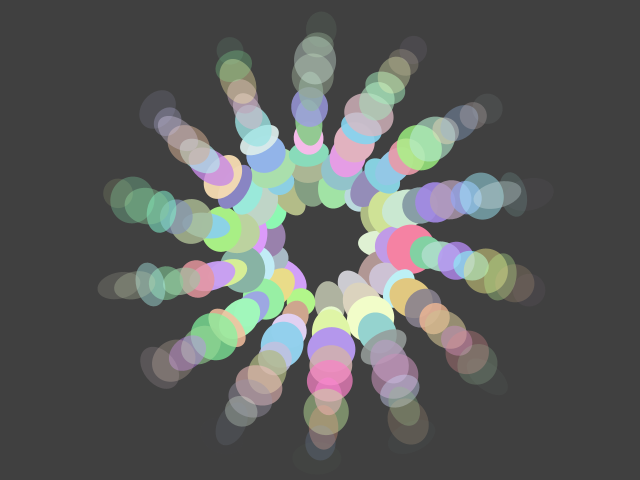
Frame 1 (no input)
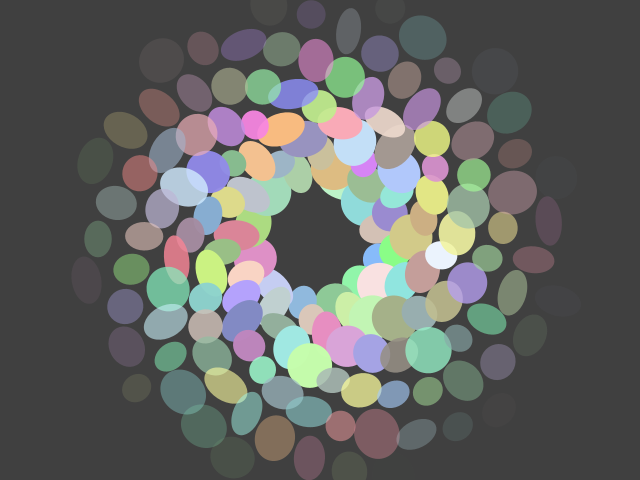
Frame 60 (the mouse pressed at the canvas centre just before this capture)
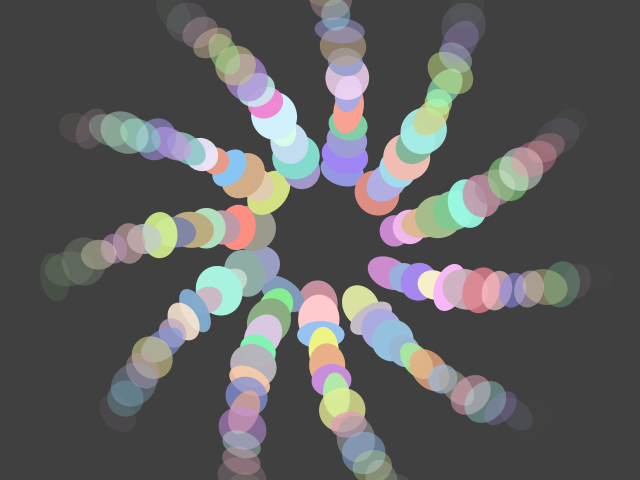
Frame 120 (the mouse held since frame 60 and released just before this capture)

The Processing sketch that drew these frames (run headless with seeded random() and noise(); from frame 60 on, the mouse is pressed at the canvas centre):

// Processing sketch: processing_154411
// ── processing_154411.pde

// Spiral001

// change values here
float rotateAngle = 0.45;
float rotateAngleInc = 0.001;
int xOffset = 45;
float angleInc = 10.85;
float multipler = 2.45;
int circleCount = 200;

void setup()
{
  size(640, 480);
  smooth();
  noStroke();
  frameRate(12);
}

void draw()
{
  background(64);
  int angle = 0;
  translate(width/2, height/2);
  for (float i = 0; i < circleCount; i+=1) 
  {
    rotate(rotateAngle);
    if (i > xOffset) {
      color c1 = color(random(128,255), random(128, 255), random(128, 255), map(i, circleCount/2, circleCount, 255, 0));
      fill(c1);
      ellipse(i*rotateAngle*multipler, 0, sin(radians(angle))+random(25, 50), cos(radians(angle))+random(25, 50));
      angle+=angleInc;
    }
  }
  rotateAngle+=rotateAngleInc;
}
